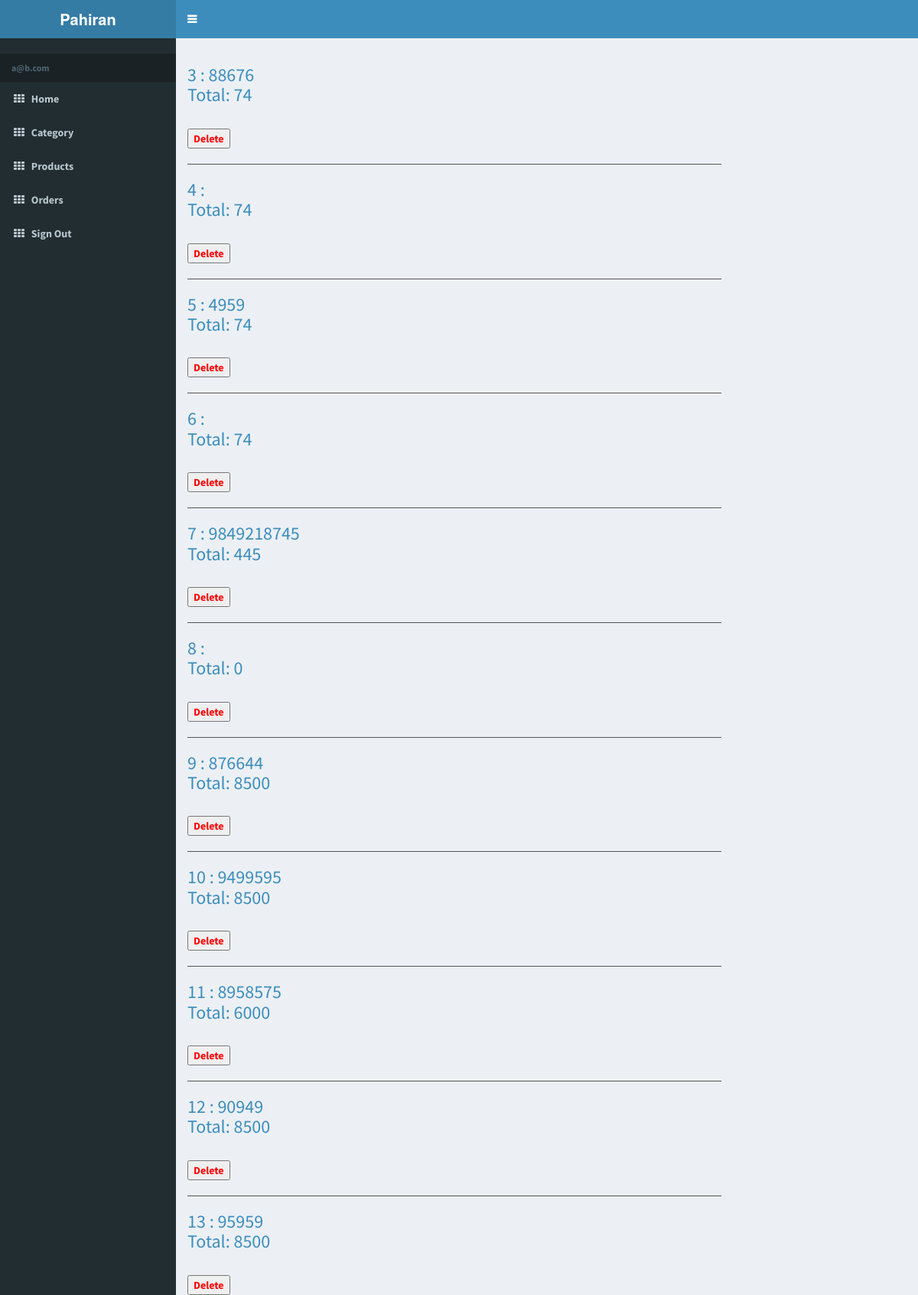
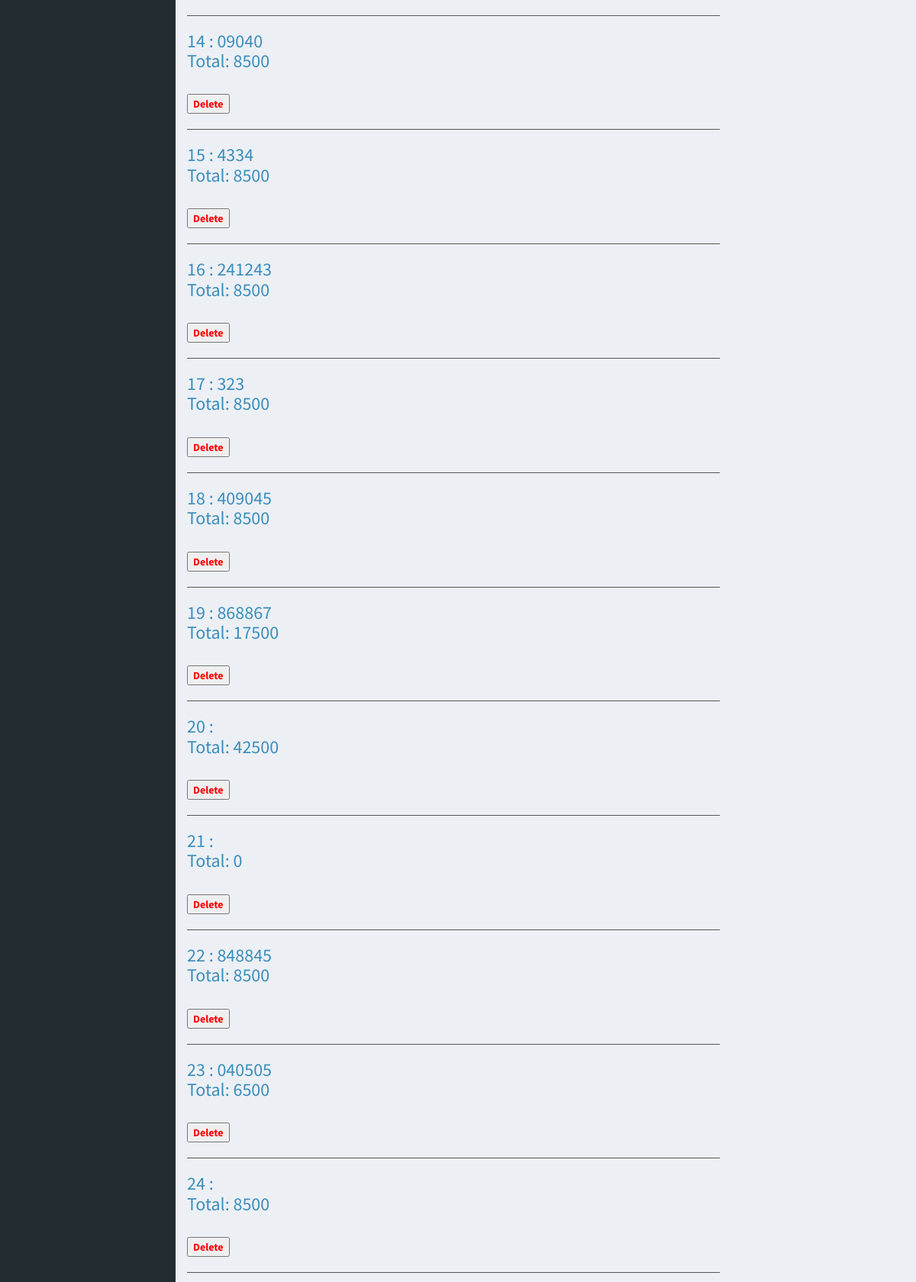
Page /admin/orders.php (signed in, upper part) on the committed database (2 pictures, top to bottom).
### tables this page shows
CREATE TABLE `orders` (
  `id` int(11) NOT NULL,
  `customer_id` int(11) NOT NULL,
  `address` varchar(50) NOT NULL,
  `phone` varchar(30) NOT NULL,
  `total` int(20) NOT NULL,
  `created_at` timestamp NOT NULL DEFAULT current_timestamp(),
  `updated_at` timestamp NOT NULL DEFAULT current_timestamp()
);

### admin/orders.php (the view, shortened to what this page needs)
<!DOCTYPE html>
<html>
  <?php
    include('adminfiles/head.php')
    ?>
  <body class="hold-transition skin-blue sidebar-mini">
    <div class="wrapper">
      <?php
        include('adminfiles/header.php')
        ?>
      <?php
        include('adminfiles/aside.php');
        ?>
      <div class="content-wrapper">
        <section class="content">
          <div class="row">
            <div class="col-sm-9">
              <?php
              include ('../files/connect.php');
              $sql="SELECT * from orders";
              $results=$connect->query($sql);
              while($final=$results->fetch_assoc()){ ?>
                <a href="ordershow.php?pro_id=<?php echo $final['id']?>">
                <h3> <?php echo $final['id'] ?> : <?php echo $final['phone'] ?> <br> Total: <?php echo $final['total'] ?></h3><br>
                </a>
                <a href="orderdelete.php?del_id=<?php echo $final['id'] ?>">
                  <button style="color:red">Delete</button>
                </a> <hr>
              <?php }
              ?>
            </div>
        <div class="col-sm-3">
        </div>
      </div>
    </div>
    <?php
      include('adminfiles/footer.php');
      ?>
  </body>
</html>

### rows in the picture
orders: id "3", phone "88676", total "74"
orders: id "4", total "74"
orders: id "5", phone "4959", total "74"
orders: id "6", total "74"
orders: id "7", phone "9849218745", total "445"
orders: id "8", total "0"
orders: id "9", phone "876644", total "8500"
orders: id "10", phone "9499595", total "8500"
orders: id "11", phone "8958575", total "6000"
orders: id "12", phone "90949", total "8500"
orders: id "13", phone "95959", total "8500"
orders: id "14", phone "09040", total "8500"
orders: id "15", phone "4334", total "8500"
orders: id "16", phone "241243", total "8500"
orders: id "17", phone "323", total "8500"
orders: id "18", phone "409045", total "8500"
orders: id "19", phone "868867", total "17500"
orders: id "20", total "42500"
orders: id "21", total "0"
orders: id "22", phone "848845", total "8500"
orders: id "23", phone "040505", total "6500"
orders: id "24", total "8500"

### other values in the picture
$_SESSION['email'] "a@b.com"
